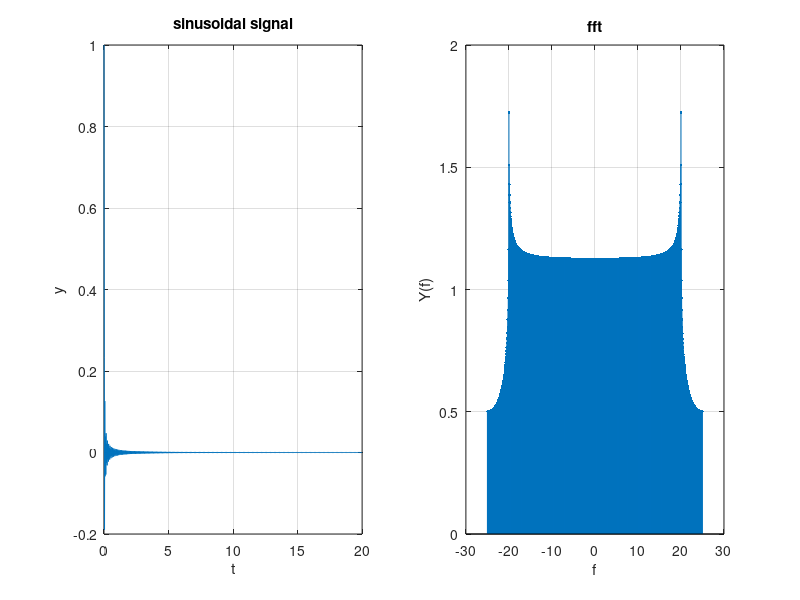

Write the MATLAB code that produced this figure.
%%% script to visualise fourier transform of different types of signals;
clc;
clear;
close all;
%% sinusoidal signal

L = 1000; %length of signal
Ts = 1/50;
t = (0:1:L-1)*Ts;
%t = (-L/2:1:L/2-1)*Ts;
f1 = 20; %  MhZ FREQUENCY
f2 = 15; 

%y = zeros(1,L);
%y = 2 + sin(2*pi*f1*t) + cos(2*pi*f2*t); %sinusiodal signal
%y(1:40) = 1; %square pulse
y = sin(2*pi*f1*t)./(2*pi*f1*t); %sampling function
y(isnan(y)) = 1;


fs = 1/Ts;
f = (-L/2:1:L/2-1)*(fs/L); 
Y = fft(y);
Y_dash = fftshift(Y);

figure(1)
subplot(121);
plot(t,y);
xlabel("t");
ylabel("y");
grid on
title("sinusoidal signal")

subplot(122);
stem(f,abs(Y_dash),".");
xlabel("f");
ylabel("Y(f)");
grid on;
title("fft")



